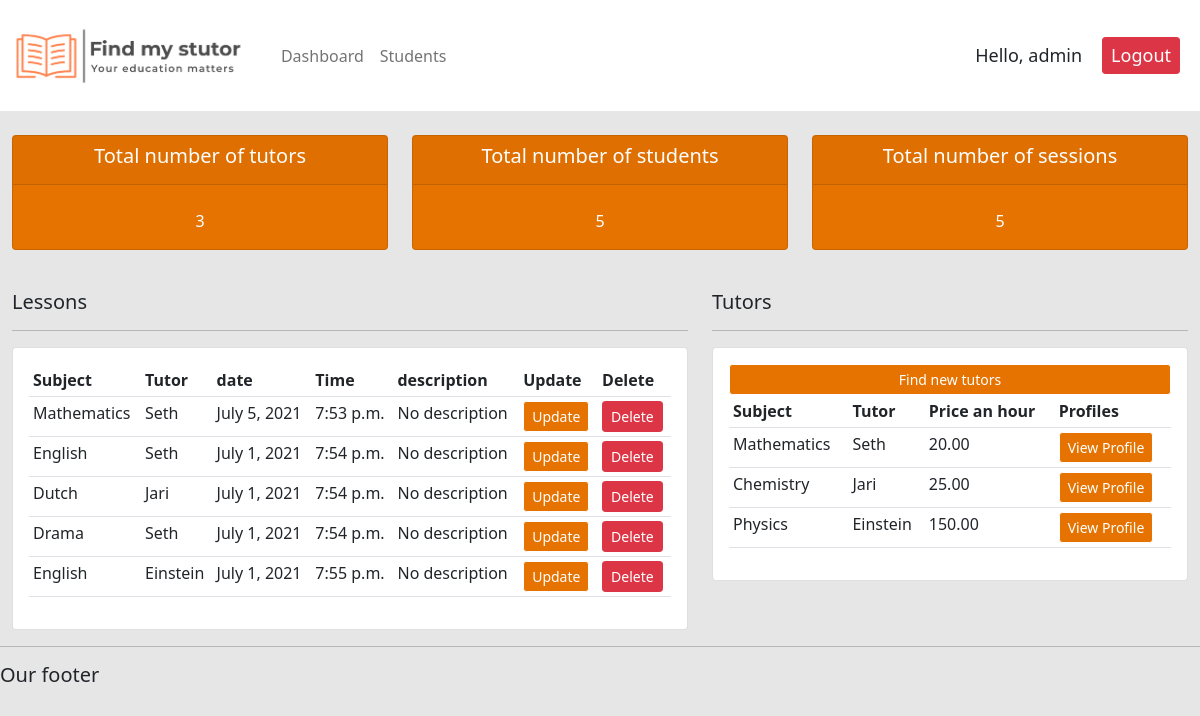
Page / (signed in) on the earlier database version.
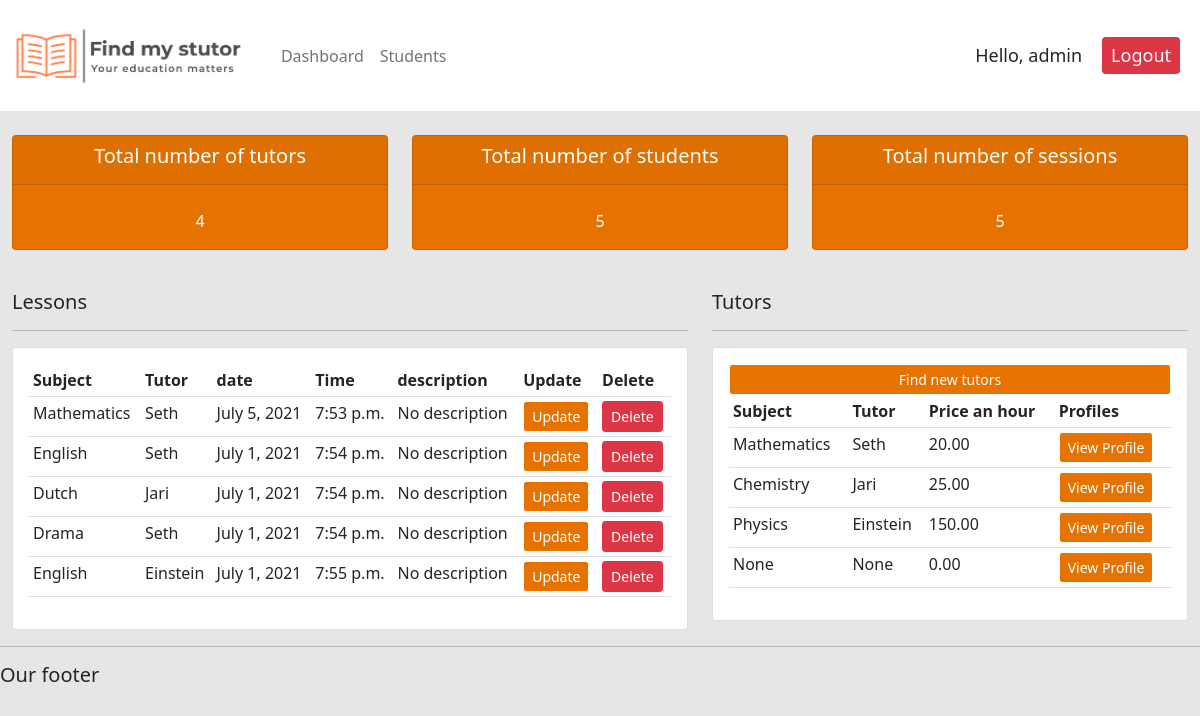
Same page on the later database version.
### stutor/models.py (models this page shows, shortened)
class session(models.Model):
    date = models.DateField(default=datetime.now)
    time = models.TimeField(auto_now=False, auto_now_add=False)
    student = models.ForeignKey(student, null=True, on_delete=models.SET_NULL)
    subject = models.ForeignKey(subject, on_delete=models.SET_NULL, null=True)
    tutor = models.ForeignKey(tutor, null=True, on_delete=models.SET_NULL)
    notes = models.FileField(null=True, blank=True, default="No notes")
    description = models.CharField(max_length=300, null=True, blank=True, default="No description")
    price_an_hour = MoneyField(decimal_places=2, default=0, default_currency='EUR', max_digits=11, null=True)
    current_status = models.ForeignKey(status, on_delete=models.SET_NULL, null=True)

class subject(models.Model):
    subject = models.CharField(max_length=300)
    def __str__(self):
        return self.subject

class tutor(models.Model):
    user = models.OneToOneField(User, null=True, blank=True, on_delete=models.CASCADE) #one to one, 1 tutor per user, en 1 user per tutor
    name = models.CharField(max_length=200, null=True)
    surname = models.CharField(max_length=200, null=True)
    age = models.PositiveSmallIntegerField(null=True)
    phone_number = PhoneNumberField(null=True, blank =True)
    email = models.EmailField(null=True)
    bank_account = models.CharField(max_length=20, null=True)
    date_created = models.DateTimeField(auto_now_add=True, null=True, blank=True)
    education_level = models.ForeignKey(education_level, on_delete=models.SET_NULL, null=True)
    subject = models.ForeignKey(subject, on_delete=models.SET_NULL, null=True)
    price_an_hour = MoneyField(decimal_places=2, default=0, default_currency='EUR', max_digits=11, null=True)
    profile_picture = models.ImageField(null=True, blank=True, default="defaultprofilepicture.jpg")
    def __str__(self):
        return self.name

### stutor/decorators.py (the view)
    def wrapper_function(request, *args, **kwargs):
        group = None
        if request.user.groups.exists():
            group = request.user.groups.all()[0].name
        if group == 'student':
            return redirect('student')
        if group == 'tutor':
            return redirect('user')
        if group == 'admin':
            return view_func(request, *args, **kwargs)
        else:
            return HttpResponse('You are not authorized to view this page')

### stutor/views.py (called while the page is built)
@login_required(login_url='login')
@admin_only
def home(request):
    ses = session.objects.all()
    tut = tutor.objects.all()
    stu = student.objects.all()
    total_tutors = tut.count()
    total_students = stu.count()
    total_sessions = ses.count()
    return render(request, 'stutor/dashboard.html', {'ses': ses, 'tut': tut, 'stu': stu, 'total_tutors': total_tutors, 'total_students': total_students, 'total_sessions': total_sessions})
    return render(request, 'stutor/status.html', {'ses': ses, 'tut': tut, 'stu': stu, 'total_tutors': total_tutors, 'total_students': total_students,'total_sessions': total_sessions})

### stutor/templates/stutor/dashboard.html (shortened to what this page needs)
{% extends 'stutor/main.html'%}
{% block content %}
{% include 'stutor/status.html' %}
<br>
<div class="row">
  <div class="col-md-7">
    <h5>Lessons</h5>
    <hr>
    <div class="card card-body">
      <table class="table table-sm">
        <tr>
          <th>Subject</th>
          <th>Tutor</th>
          <th>date</th>
          <th>Time</th>
          <th>description</th>
          <th>Update</th>
          <th>Delete</th>
        </tr>
         {% for i in ses %}
          <tr>
            <td>{{i.subject}}</td>
            <td>{{i.tutor}}</td>
            <td>{{i.date}}</td>
            <td>{{i.time}}</td>
            <td>{{i.description}}</td>
            <td> <a class="btn btn-primary  btn-sm btn-block" href="{% url 'update_session' i.id %}">Update</a> </td>
            <td> <a class="btn btn-danger  btn-sm btn-block" href="{% url 'delete_session' i.id %}">Delete</a> </td>
          </tr>
        {% endfor %}
      </table>
    </div>
  </div>
  <div class="col-md-5">
    <h5>Tutors</h5>
    <hr>
    <div class="card card-body">
      <a class="btn btn-primary  btn-sm btn-block" href="">Find new tutors</a>
      <table class="table table-sm">
        <tr>
          <th>Subject</th>
          <th>Tutor</th>
          <th>Price an hour</th>
          <th>Profiles</th>
        </tr>
        {% for i in tut %}
          <tr>
            <td>{{i.subject}}</td>
            <td>{{i.name}}</td>
            <td>{{i.price_an_hour}}</td>
            <td> <a class="btn btn-primary  btn-sm btn-block" href="{% url 'tutor' i.id %}">View Profile</a> </td>
          </tr>
        {% endfor %}
      </table>
    </div>
  </div>
</div>
{% endblock%}

Differences in the rows shown:
added tutor: subject "None", name "None", price_an_hour "0.00"
Other differences:
{{ total_tutors }}: "3" → "4"
